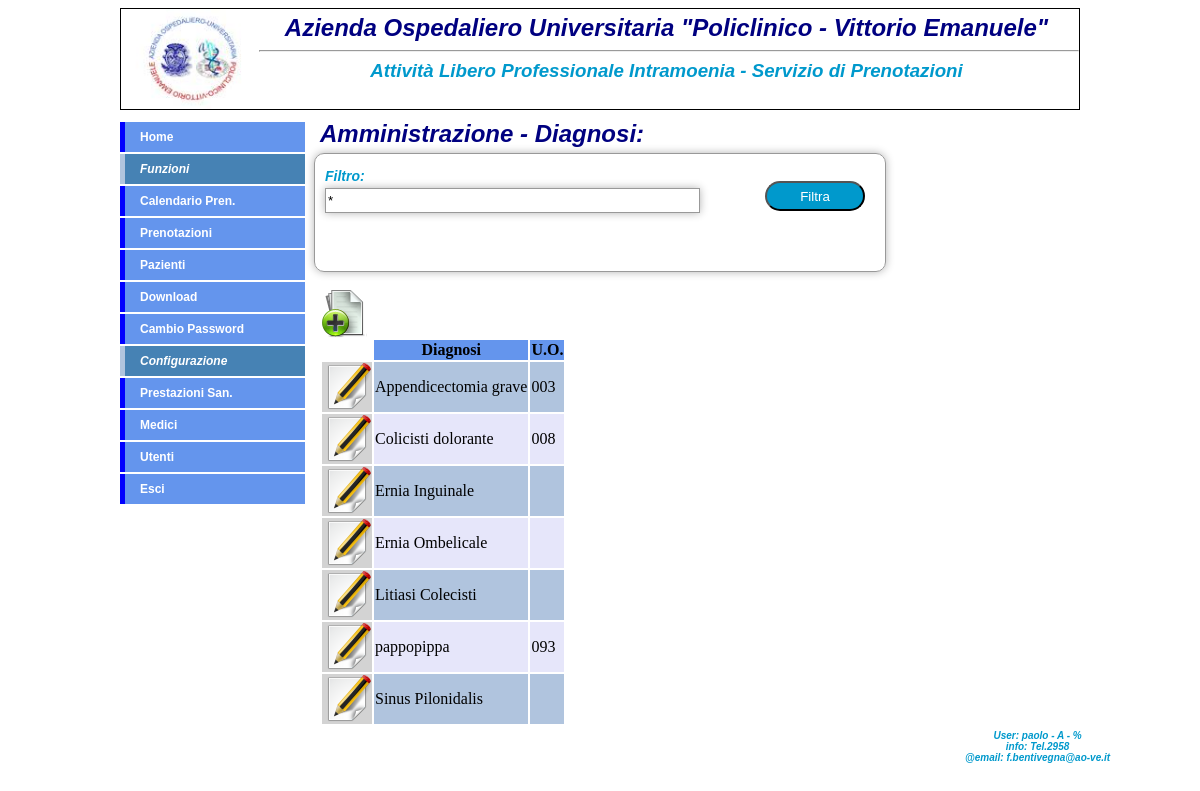
Screenshot of /diagnosi.php (signed in) with the database file from the repository.
### tables this page shows
CREATE TABLE IF NOT EXISTS `diagnosi` (
  `codice` varchar(10) NOT NULL,
  `descrizione` varchar(100) NOT NULL,
  `codice_unita_operativa` varchar(10) NOT NULL,
  PRIMARY KEY (`codice`)
);

### diagnosi.php (the view, shortened to what this page needs)
<!DOCTYPE HTML PUBLIC "-//W3C//DTD HTML 4.01 Transitional//EN">
<html>
<head>
<link rel="stylesheet" type="text/css" href="css/style.css" />
</head>
<body>
<?php
function show_diagnosi_form() {
	if(isset($_POST["filtro"])) {
		$filtro = strtoupper($_POST["filtro"]);
	}
	else {
		$filtro = "*";
	}
	?>
	<div>
	<h2>Amministrazione - Diagnosi:</h2>
	</div>
	<form method='post' action='<?php echo $_SERVER[PHP_SELF];?>'>
	Filtro: <input type='text' name='filtro' value='*' maxlenght=10 />
	<br>
	<br>
	<input type='submit' value='Filtra'/>
	</form>
	<br>
	<?php
	if($filtro=='*') {
		$sql="select * from diagnosi order by descrizione ";
	}
	else {
		$sql="select * from diagnosi where descrizione like '$filtro%' order by descrizione ";
	}
	$result = mysql_query($sql);
	?>
	<a href='diagnosi_ins.php'><div><img src='images/add-file-icon.png' alt='Crea nuovo'></div></a>
	<div id="table_scroll">
	<table>
	<tr>
	<th></th>
	<th bgcolor='#6495ED'>Diagnosi</th>
	<th bgcolor='#6495ED'>U.O.</th>
	</tr>
	<?php
	while ($row = mysql_fetch_array($result)) {
		$codice = $row["codice"];
		$descrizione = $row["descrizione"];
		$codice_unita_operativa = $row["codice_unita_operativa"];
		?>
		<tr>
		<td bgcolor='#d3d3d3'><a href='diagnosi_upd.php?codice=<?php echo $codice;?>'><div align='center'><img src='images/edit-icon.png' alt='Modifica'></div></a></td>
		<td bgcolor="<?php echo ($i%2==0?'lightsteelblue':'lavender');?>"><?php echo $descrizione;?></td>
		<td bgcolor="<?php echo ($i%2==0?'lightsteelblue':'lavender');?>"><?php echo $codice_unita_operativa;?></td></tr>
		<?php
		$i++;
	}
	?>
	</table>
	</div>
	</div>
	<?php
}
?>
<div id="container">
	<div id="header">
		<?php include("inc/header.php"); ?>
	</div>
	<div id="sidebarleft">
		<?php
		include("inc/navigation.php");
		?>
	</div>
	<div id="content">
		<?php
		show_diagnosi_form();
		?>
	</div>
	<div id="footer">
		<?php include("inc/footer.php"); ?>
	</div>
</body>
</html>

### css/style.css (style rules this page uses)
div#container { width:960px; margin:0 auto; }
div#header { height:100px; border:1px solid #000; font-family: Tahoma, Geneva, sans-serif; font-style: italic; }
div#sidebarleft { width:200px; margin:10px 0px 10px 0px; float:left; }
div#content { width:900px; margin:10px auto; }
div#footer { position:fixed; top:90%; left:80%; height:50px; font-family: Tahoma, Geneva, sans-serif; font-style: italic; font-size:10px; }
div#table_scroll { height:400px; overflow:auto; }
h2 { margin:5px; font-family: Tahoma, Geneva, sans-serif; font-style: italic; color: navy; }
form { background: -webkit-gradient(linear, bottom, left 175px, from(#CCCCCC), to(#EEEEEE)); background: -moz-linear-gradient(bottom, #CCCCCC, #EEEEEE 175px); margin:auto; position:relative; width:550px; font-family: Tahoma, Geneva, sans-serif; font-size: 14px; font-style: italic; line-height: 24px; font-weight: bold; color: #09C; text-decoration: none; -webkit-border-radius: 10px; -moz-border-radius: 10px; border-radius: 10px; padding:10px; border: 1px solid #999; border: inset 1px solid #333; -webkit-box-shadow: 0px 0px 8px rgba(0, 0, 0, 0.3); -moz-box-shadow: 0px 0px 8px rgba(0, 0, 0, 0.3); box-shadow: 0px 0px 8px rgba(0, 0, 0, 0.3); }
input[type="text"], select { width:375px; display:block; border: 1px solid #999; height: 25px; -webkit-box-shadow: 0px 0px 8px rgba(0, 0, 0, 0.3); -moz-box-shadow: 0px 0px 8px rgba(0, 0, 0, 0.3); box-shadow: 0px 0px 8px rgba(0, 0, 0, 0.3); }
input[type="submit"] { width:100px; position:absolute; right:20px; bottom:60px; background:#09C; color:#fff; font-family: Tahoma, Geneva, sans-serif; height:30px; -webkit-border-radius: 15px; -moz-border-radius: 15px; border-radius: 15px; border: 1p solid #999; }

### rows the page displays
diagnosi: descrizione "Appendicectomia grave", codice_unita_operativa "003"
diagnosi: descrizione "Colicisti dolorante", codice_unita_operativa "008"
diagnosi: descrizione "Ernia Inguinale"
diagnosi: descrizione "Ernia Ombelicale"
diagnosi: descrizione "Litiasi Colecisti"
diagnosi: descrizione "pappopippa", codice_unita_operativa "093"
diagnosi: descrizione "Sinus Pilonidalis"

### other values shown
$_nome "paolo"
$_ruolo "A"
$_codiceunitaoperativa "%"
